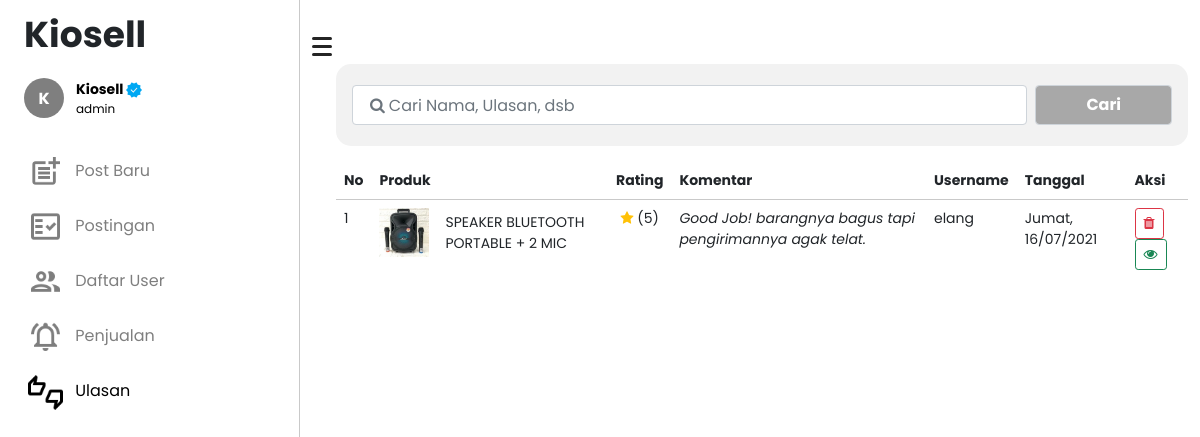
/admin/ulasan.php (signed in), run on the app's committed database.
### tables this page shows
CREATE TABLE `ulasan` (
  `id_ulasan` int(11) NOT NULL,
  `id_barang` int(11) DEFAULT NULL,
  `id_user` int(11) DEFAULT NULL,
  `rating` varchar(5) DEFAULT NULL,
  `komentar` text DEFAULT NULL,
  `wkt_ulasan` varchar(30) DEFAULT NULL
);

CREATE TABLE `barang` (
  `id_barang` int(11) NOT NULL,
  `id_admin` int(11) DEFAULT NULL,
  `gambar1` text DEFAULT NULL,
  `gambar2` text DEFAULT NULL,
  `gambar3` text DEFAULT NULL,
  `nama_barang` varchar(100) DEFAULT NULL,
  `harga` varchar(50) DEFAULT NULL,
  `berat` int(11) DEFAULT NULL,
  `kondisi` enum('Baru','Bekas') DEFAULT NULL,
  `deskripsi` text DEFAULT NULL,
  `kategori` varchar(50) DEFAULT NULL,
  `jml_barang` varchar(20) DEFAULT NULL,
  `wkt_post` varchar(50) DEFAULT NULL
);

CREATE TABLE `user` (
  `id_user` int(11) NOT NULL,
  `nama_user` varchar(100) DEFAULT NULL,
  `username` varchar(50) DEFAULT NULL,
  `email` varchar(100) DEFAULT NULL,
  `nomor_hp` varchar(25) DEFAULT NULL,
  `provinsi` int(11) DEFAULT NULL,
  `distrik` int(11) DEFAULT NULL,
  `kode_pos` varchar(50) DEFAULT NULL,
  `alamat` text DEFAULT NULL,
  `password` varchar(255) DEFAULT NULL,
  `status` enum('user') NOT NULL,
  `wkt_register` varchar(50) DEFAULT NULL
);

### admin/ulasan.php (the view, shortened to what this page needs)
<?php
include "koneksi.php";
$username = $_SESSION["login"];
$ulasan = mysqli_query($conn, "SELECT gambar1, id_ulasan, id_barang, nama_barang, komentar, username, rating, wkt_ulasan FROM ulasan JOIN barang USING(id_barang) JOIN user USING(id_user) ORDER BY id_ulasan DESC;");
if ($_SESSION["status"] === "admin") {
    $admin = mysqli_query($conn, "SELECT *FROM admin WHERE username = '$username'");
    $result  = mysqli_fetch_assoc($admin);
}
?>
<!DOCTYPE html>
<html lang="en">
<head>
    <link rel="stylesheet" href="assets/css/main.css">
    <link href="https://cdn.jsdelivr.net/npm/bootstrap@5.0.1/dist/css/bootstrap.min.css" rel="stylesheet">
</head>
<body>
    <div class="container-fluid">
        <div class="row flex-nowrap">
            <div class="col-auto col-md-3 col-xl-3 px-sm-2 px-0 sidebar">
                <div class="d-flex flex-column align-items-center align-items-sm-start px-3 pt-2 text-white min-vh-100">
                    <a href="index" class="d-flex align-items-center pb-3 mb-md-0 me-md-auto text-white text-decoration-none">
                        <span class="fs-5 text-dark fw-bold" id="title">Kiosell</span>
                    </a>
                    <ul class="nav nav-pills flex-column mb-sm-auto mb-0 align-items-left align-items-sm-start" id="menu">
                        <li class="nav-item">
                            <div class="dropdown pb-4">
                                <a href="#" class="d-flex align-items-center text-decoration-none" id="dropdownUser1" data-bs-toggle="dropdown" aria-expanded="false">
                                    <span style='background: rgb(0,0,0,.5); color:white' class='inisial rounded-circle me-2'>
                                        <span class='text-uppercase position-absolute fw-bold coba'><?= substr($_SESSION["login"], 0, 1);; ?></span>
                                    </span>
                                    <div class="row">
                                        <span class="ms-1 fw-bold text-capitalize" id="nama"><?= $_SESSION["login"]; ?> <?php if ($_SESSION["status"] == "admin") : ?> <img src="assets/img/check-verifed.png" alt="" width="16"><?php endif; ?> </span>
                                        <span class="ms-1" id="sebagai"><?= $result["status"]; ?></span>
                                    </div>
                                </a>
                            </div>
                        </li>
                        <?php if ($_SESSION["status"] == "admin") : ?>
                            <li>
                                <a href="post-baru" class="nav-link px-0 align-middle" style="opacity: .5;">
                                    <i class="fs-4 bi-table"></i> <span class="ms-1" id="navigasi"><img src="assets/img/outline_post_add_black_24dp.png" class="me-2" width="35" alt=""> Post Baru</span>
                                </a>
                            </li>
                            <li>
                                <a href="postingan" class="nav-link px-0 align-middle" style="opacity: .5;">
                                    <i class="fs-4 bi-table"></i> <span class="ms-1" id="navigasi"><img src="assets/img/outline_fact_check_black_24dp.png" class="me-2" width="35" alt=""> Postingan</span>
                                </a>
                            </li>
                            <li>
                                <a href="daftar-user" class="nav-link px-0 align-middle" style="opacity: .5;">
                                    <i class="fs-4 bi-table"></i> <span class="ms-1" id="navigasi"><img src="assets/img/outline_people_black_24dp.png" class="me-2" width="35" alt=""> Daftar User</span>
                                </a>
                            </li>
                            <li>
                                <a href="penjualan" class="nav-link px-0 align-middle" style="opacity: .5;">
                                    <i class="fs-4 bi-table"></i> <span class="ms-1" id="navigasi"><img src="assets/img/outline_notifications_active_black_24dp.png" class="me-2" width="35" alt=""> Penjualan</span></a>
                            </li>
                            <li>
                                <a href="ulasan" class="nav-link px-0 align-middle">
                                    <i class="fs-4 bi-table"></i> <span class="ms-1" id="navigasi"><img src="assets/img/outline_thumbs_up_down_black_24dp.png" class="me-2" width="35" alt=""> Ulasan</span></a>
                            </li>
                        <?php endif; ?>
                    </ul>
                </div>
            </div>
            <span class="text-dark position-relative" style="width: 0!important; top:2em; cursor:pointer" id="btn-burger" onclick="btnBurger()">
                <div class="humberger"></div>
                <div class="humberger"></div>
                <div class="humberger"></div>
            </span>
            <div class="col py-3 mt-5" id="content">
                <form action="" class="form-cari" method="POST">
                    <div class="mb-3 d-flex p-3">
                        <input class="form-control mainLoginInput me-2" type="text" placeholder="&#61442; Cari Nama, Ulasan, dsb" name="keyword" autocomplete="off" autofocus />
                        <button type="submit" class="form-control btncari text-white fw-bold" name="cari">Cari</button>
                    </div>
                </form>
                <table class="table table-borderless">
                    <thead>
                        <tr style="border-bottom: 1px solid #C9C9C9;">
                            <th scope="col">No</th>
                            <th scope="col">Produk</th>
                            <th scope="col">Rating</th>
                            <th scope="col">Komentar</th>
                            <th scope="col">Username</th>
                            <th scope="col">Tanggal</th>
                            <th scope="col">Aksi</th>
                        </tr>
                    </thead>
                    <tbody>
                        <?php $i = 1 ?>
                        <?php foreach ($ulasan as $crs) : ?>
                            <tr>
                                <td><?= $i++; ?></td>
                                <td class="d-flex align-items-center text-capitalize">
                                    <img src="assets/img/post/<?= $crs['gambar1'] ?>" class="me-3" width="50" alt="">
                                    <?= $crs["nama_barang"]; ?>
                                </td>
                                <td class="text-center"><i class="fa fa-star text-warning"></i> (<?= $crs["rating"]; ?>)</td>
                                <td class="fst-italic"><?= $crs["komentar"]; ?></td>
                                <td><?= $crs["username"]; ?></td>
                                <td><?= $crs["wkt_ulasan"]; ?></td>
                                <td>
                                    <a href="hapus-ulasan?id_ulasan=<?= $crs['id_ulasan'] ?>" class="btn btn-outline-danger btn-sm" title="" onclick=" return confirm('Yakin ingin menghapus ulasan <?= $crs['username'] ?> ?')">
                                        <i class="fa fa-trash"></i>
                                    </a>
                                    <a href="../produk?id=<?= $crs['id_barang'] ?>" class="btn btn-outline-success btn-sm" title="Lihat <?= $crs['nama_barang'] ?>">
                                        <i class="fa fa-eye"></i>
                                    </a>
                                </td>
                            </tr>
                        <?php endforeach; ?>
                    </tbody>
                </table>
            </div>
        </div>
    </div>
</body>
</html>

### admin/assets/css/main.css (style rules this page uses)
#title { font-family: "poppins"; font-size: 36px !important; }
#menu { font-family: "poppins"; }
#menu li a { color: black; }
#menu li a #nama { font-size: 14px; }
#menu li a #sebagai { font-size: 12px; }
.sidebar { border-right: 1px solid #c9c9c9; }
.mainLoginInput, .btncari { height: 40px; padding: 0px; font-size: 30px; margin: 5px 0; }
.btncari { width: initial !important; padding: 0 50px !important; background-color: #a8a8a8 !important; -webkit-transition: 0.3s !important; transition: 0.3s !important; }
.mainLoginInput::placeholder { font-family: FontAwesome, poppins; font-weight: normal; overflow: visible; vertical-align: top; display: inline-block !important; padding-left: 5px; padding-top: 2px; color: #c27c70; }
.form-cari { background-color: #f2f2f2; border-radius: 15px; }
#content { font-family: "poppins"; }
#content td { line-height: initial !important; }
#content table, #content .delete { font-size: 14px; padding: initial; }
#content td, #content .delete { line-height: 50px; }
span.inisial { display: -webkit-box; display: -ms-flexbox; display: flex; -webkit-box-align: center; -ms-flex-align: center; align-items: center; -webkit-box-pack: center; -ms-flex-pack: center; justify-content: center; padding: 20px; line-height: initial; }
span.inisial span { font-family: 20px; }
div.humberger { width: 20px; height: 3px; border-radius: 5px; background-color: #242424; margin: 5px 0; }
@media (min-width: 920px) { .sidebar { display: initial; } }

### data on the page
ulasan: id_barang.gambar1 (picture), id_barang.nama_barang "SPEAKER BLUETOOTH PORTABLE + 2 MIC", rating "5", komentar "Good Job! barangnya bagus tapi pengirimannya agak telat.", id_user.username "elang", wkt_ulasan "Jumat, 16/07/2021"

### other printed values
substr($_SESSION["login"], 0, 1) "K"
$_SESSION["login"] "Kiosell"
$result["status"] "admin"
